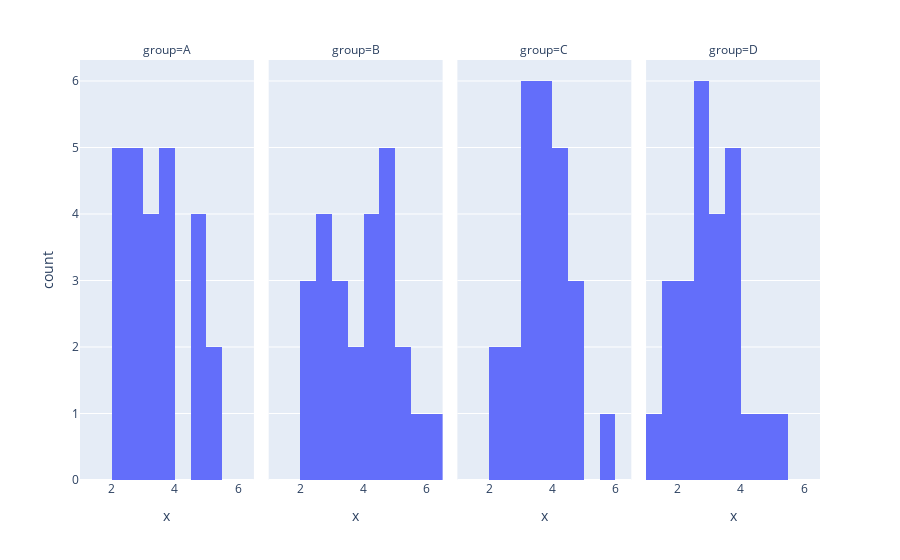

Notebook code for this chart:
### Code cell
# x histograms by group
plotly.express.histogram(data1, x = "x", facet_col = "group")

### Figure 1 — Plotly figure (JSON) as saved in the notebook; plotly's stock layout.template omitted (floating-point values rounded to 4 significant figures)
{"data": [{"alignmentgroup": "True", "bingroup": "x", "hoverlabel": {"namelength": 0}, "hovertemplate": "group=A<br>x=%{x}<br>count=%{y}", "legendgroup": "", "marker": {"color": "#636efa"}, "name": "", "offsetgroup": "", "orientation": "v", "showlegend": false, "type": "histogram", "x": [3.596, 2.705, 2.552, 2.134, 2.317, 5.473, 3.767, 3.087, 2.655, 3.548, 3.578, 4.84, 3.815, 2.119, 5.23, 4.752, 4.59, 2.557, 2.564, 2.145, 3.408, 4.731, 2.285, 3.224, 3.226], "xaxis": "x", "yaxis": "y"}, {"alignmentgroup": "True", "bingroup": "x", "hoverlabel": {"namelength": 0}, "hovertemplate": "group=B<br>x=%{x}<br>count=%{y}", "legendgroup": "", "marker": {"color": "#636efa"}, "name": "", "offsetgroup": "", "orientation": "v", "showlegend": false, "type": "histogram", "x": [2.462, 4.731, 2.347, 3.344, 5.319, 3.917, 2.9, 4.488, 2.565, 4.978, 3.702, 2.708, 4.811, 2.112, 4.474, 4.616, 5.871, 3.035, 4.389, 6.251, 3.404, 5.24, 4.284, 4.636, 2.763], "xaxis": "x2", "yaxis": "y2"}, {"alignmentgroup": "True", "bingroup": "x", "hoverlabel": {"namelength": 0}, "hovertemplate": "group=C<br>x=%{x}<br>count=%{y}", "legendgroup": "", "marker": {"color": "#636efa"}, "name": "", "offsetgroup": "", "orientation": "v", "showlegend": false, "type": "histogram", "x": [3.75, 5.59, 3.397, 4.601, 4.836, 3.953, 3.674, 3.138, 4.004, 4.281, 4.714, 3.478, 4.108, 3.992, 2.214, 3.981, 3.037, 2.942, 2.336, 2.869, 3.74, 3.377, 3.164, 4.064, 4.045], "xaxis": "x3", "yaxis": "y3"}, {"alignmentgroup": "True", "bingroup": "x", "hoverlabel": {"namelength": 0}, "hovertemplate": "group=D<br>x=%{x}<br>count=%{y}", "legendgroup": "", "marker": {"color": "#636efa"}, "name": "", "offsetgroup": "", "orientation": "v", "showlegend": false, "type": "histogram", "x": [3.021, 1.546, 1.329, 2.86, 4.293, 3.013, 1.695, 2.56, 3.52, 2.639, 3.622, 2.743, 3.663, 2.043, 4.757, 3.704, 3.224, 5.453, 3.047, 1.729, 2.674, 2.407, 2.776, 3.542, 2.302], "xaxis": "x4", "yaxis": "y4"}], "layout": {"annotations": [{"font": {}, "showarrow": false, "text": "group=A", "x": 0.1175, "xanchor": "center", "xref": "paper", "y": 1, "yanchor": "bottom", "yref": "paper"}, {"font": {}, "showarrow": false, "text": "group=B", "x": 0.3725, "xanchor": "center", "xref": "paper", "y": 1, "yanchor": "bottom", "yref": "paper"}, {"font": {}, "showarrow": false, "text": "group=C", "x": 0.6275, "xanchor": "center", "xref": "paper", "y": 1, "yanchor": "bottom", "yref": "paper"}, {"font": {}, "showarrow": false, "text": "group=D", "x": 0.8825, "xanchor": "center", "xref": "paper", "y": 1, "yanchor": "bottom", "yref": "paper"}], "barmode": "relative", "legend": {"tracegroupgap": 0}, "margin": {"t": 60}, "xaxis": {"anchor": "y", "domain": [0, 0.235], "title": {"text": "x"}}, "xaxis2": {"anchor": "y2", "domain": [0.255, 0.49], "matches": "x", "title": {"text": "x"}}, "xaxis3": {"anchor": "y3", "domain": [0.51, 0.745], "matches": "x", "title": {"text": "x"}}, "xaxis4": {"anchor": "y4", "domain": [0.765, 1.0], "matches": "x", "title": {"text": "x"}}, "yaxis": {"anchor": "x", "domain": [0, 1], "title": {"text": "count"}}, "yaxis2": {"anchor": "x2", "domain": [0, 1], "matches": "y", "showticklabels": false}, "yaxis3": {"anchor": "x3", "domain": [0, 1], "matches": "y", "showticklabels": false}, "yaxis4": {"anchor": "x4", "domain": [0, 1], "matches": "y", "showticklabels": false}}}
